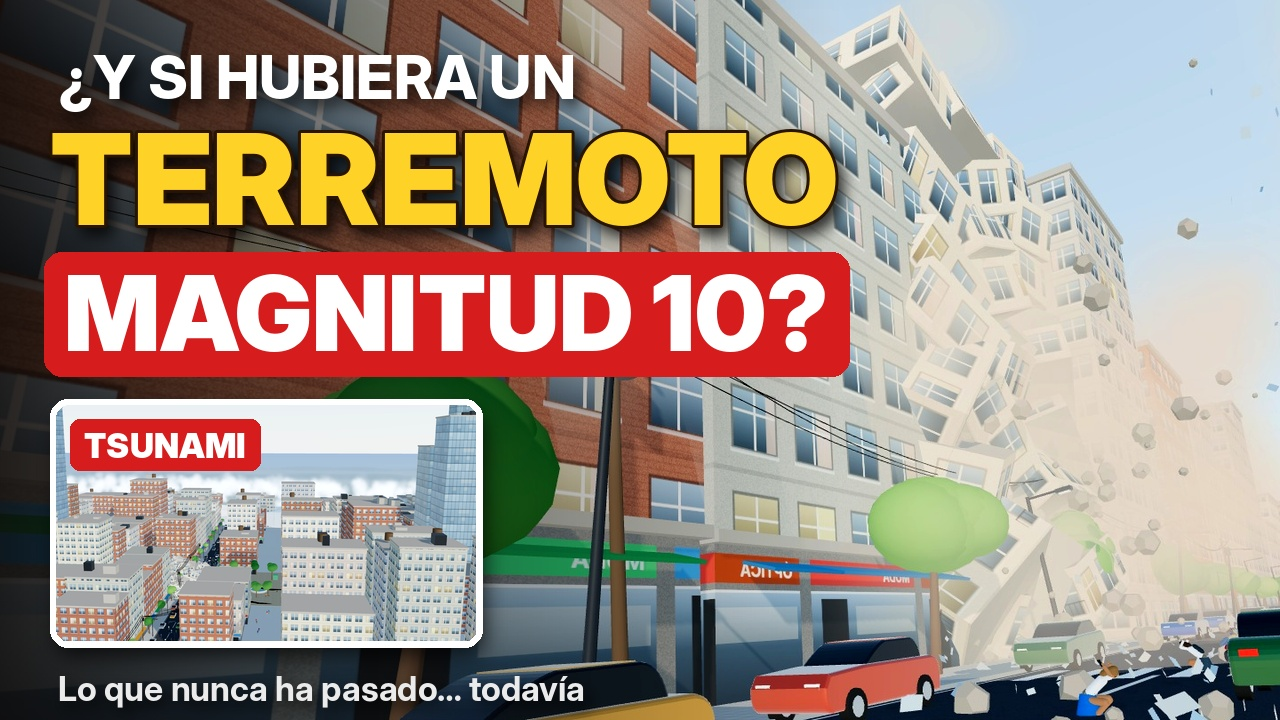
#> input picture earthquake-video/youtube/portada_youtube.jpg, 1280 x 720 px, given in place of f01695.jpg, which was not available; the run also reads 1 picture not shown here
$ python make_thumbnail.py . ../../canal-gta6/foto-perfil-v2.jpg
#> lines starting #> are read from the running program, lines starting #| are printed output that depends on the picture
# Builds the 1280x720 YouTube thumbnail from clean renders (MODE=h Q=clean node snap.js <dir> 1695 3230)
import sys
from PIL import Image, ImageDraw, ImageFont, ImageFilter, ImageEnhance
src, out = sys.argv[1], sys.argv[2]
F = '/usr/share/fonts/opentype/inter/'
W, H = 1280, 720
bg = Image.open(f'{src}/f01695.jpg').convert('RGB')
#> bg is the input picture: PIL image 1280x720 RGB; mean R, G, B 160, 143.9, 131.6
# crop towards the collapsing building (right side)
bg = bg.crop((0, 60, 1440, 870)).resize((W, H), Image.LANCZOS)
bg = ImageEnhance.Contrast(bg).enhance(1.15)
bg = ImageEnhance.Color(bg).enhance(1.15)
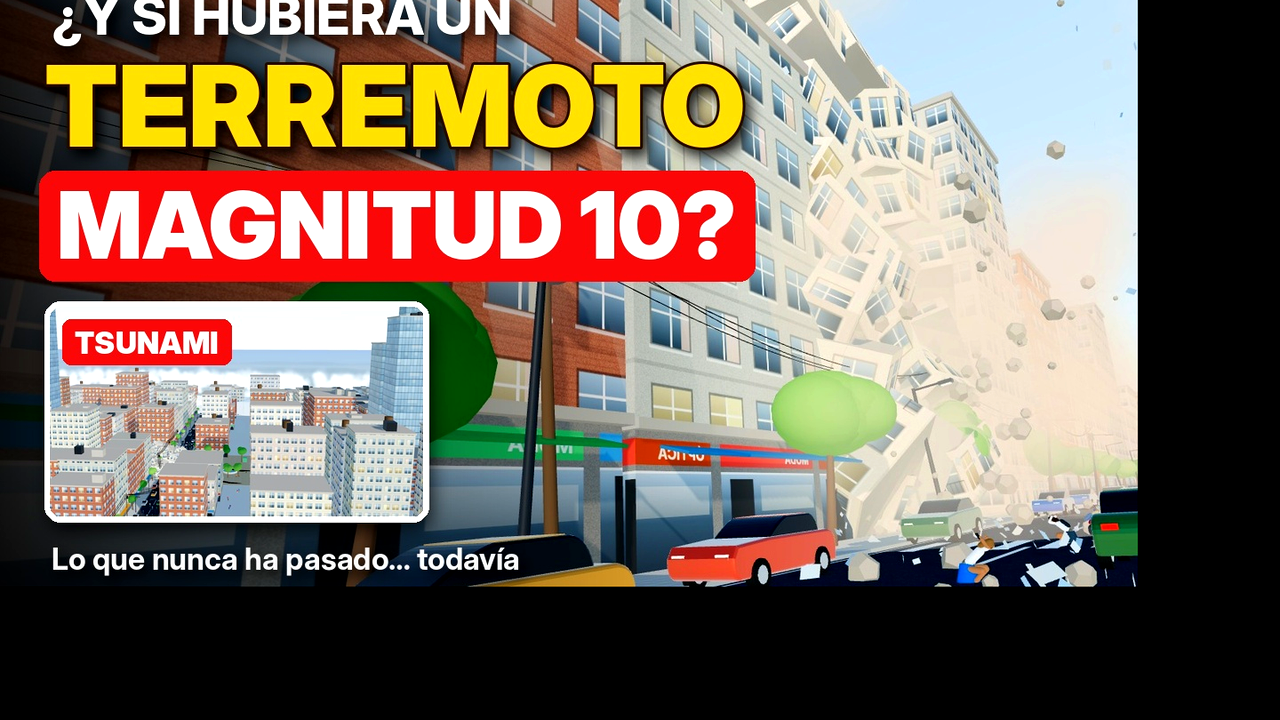
#> bg: PIL image 1280x720 RGB; mean R, G, B 122.5, 106.7, 93.8
# left dark gradient for text + warm tint
grad = Image.new('L', (W, H))
#> grad: PIL image 1280x720 L; every value is 0
gd = ImageDraw.Draw(grad)
for x in range(W):
    a = max(0, 1 - x / (W * 0.66)) ** 1.1
    gd.line([(x, 0), (x, H)], fill=int(225 * a))
dark = Image.new('RGB', (W, H), (12, 8, 6))
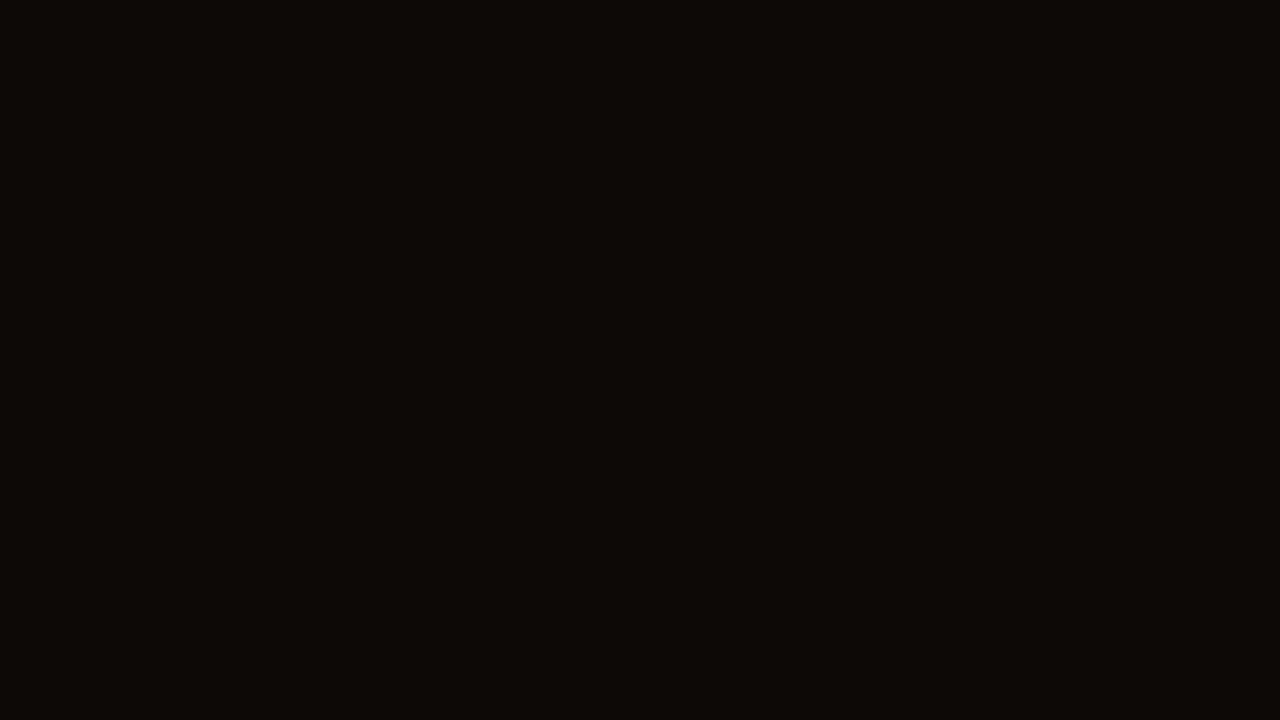
#> dark: PIL image 1280x720 RGB; mean R, G, B 12, 8, 6
img = Image.composite(dark, bg, grad)
d = ImageDraw.Draw(img)

def text(xy, s, size, fill, font='InterDisplay-Black.otf', stroke=0, sfill=(0, 0, 0), shadow=True):
#> called with xy = (58, 40), s = '¿Y SI HUBIERA UN', size = 60, fill = (255, 255, 255), font = 'InterDisplay-ExtraBold.otf', stroke = 0, sfill = (0, 0, 0), shadow = True
    f = ImageFont.truetype(F + font, size)
    if shadow:
        sh = Image.new('RGBA', (W, H)); sd = ImageDraw.Draw(sh)
#> after `sh = Image.new('RGBA', (W, H))`: sh: PIL image 1280x720 RGBA; every value is 0
        sd.text((xy[0] + 6, xy[1] + 8), s, font=f, fill=(0, 0, 0, 200), stroke_width=stroke, stroke_fill=(0, 0, 0, 200))
        img.paste(sh.filter(ImageFilter.GaussianBlur(7)), (0, 0), sh.filter(ImageFilter.GaussianBlur(7)))
    d.text(xy, s, font=f, fill=fill, stroke_width=stroke, stroke_fill=sfill)
    return d.textbbox(xy, s, font=f, stroke_width=stroke)

text((58, 40), '¿Y SI HUBIERA UN', 60, (255, 255, 255), 'InterDisplay-ExtraBold.otf')
b = text((50, 102), 'TERREMOTO', 126, (255, 210, 40), stroke=3, sfill=(40, 20, 0))
#> b = (47, 129, 841, 229)
# big "MAGNITUD 10" with red badge
f = ImageFont.truetype(F + 'InterDisplay-Black.otf', 104)
s = 'MAGNITUD 10?'
bb = d.textbbox((0, 0), s, font=f)
#> bb = (0, 24, 765, 102)
bx, by = 50, 250
d.rounded_rectangle((bx - 6, by + bb[1] - 22, bx + bb[2] + 34, by + bb[3] + 24), 18, fill=(214, 28, 28))
text((bx + 14, by), s, 104, (255, 255, 255), shadow=False)
text((60, 470), '?', 0, (0, 0, 0), shadow=False) if False else None
text((58, 668), 'Lo que nunca ha pasado… todavía', 34, (235, 235, 235), 'InterDisplay-Bold.otf')
#> call 4 of text, with xy = (58, 668), s = 'Lo que nunca ha pasado… todavía', size = 34, fill = (235, 235, 235), font = 'InterDisplay-Bold.otf', stroke = 0, sfill = (0, 0, 0), shadow = True
#> in text (call 4), `img.paste(sh.filter(ImageFilter.GaussianBlur(7)), (0, 0), sh.filter(Im..`:
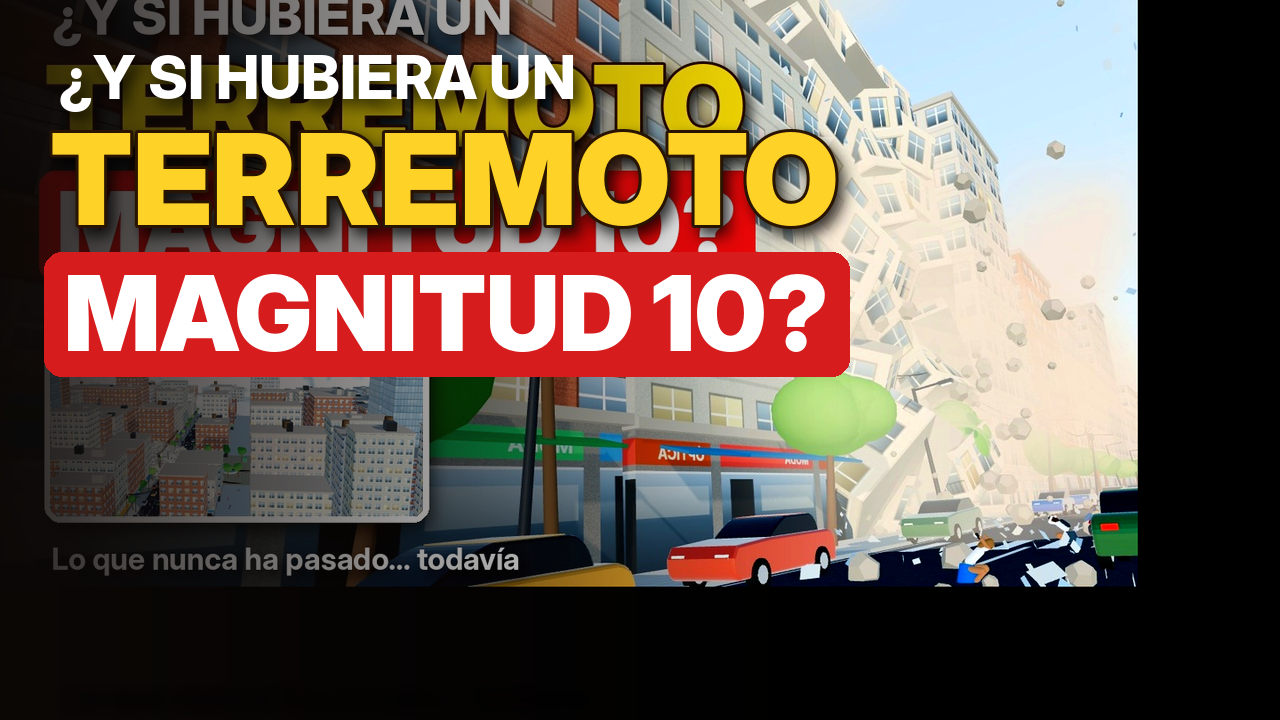
#> img: PIL image 1280x720 RGB; mean R, G, B 110.6, 92.6, 77.8
#> in text (call 4), `img.paste(sh.filter(ImageFilter.GaussianBlur(7)), (0, 0), sh.filter(Im..`:
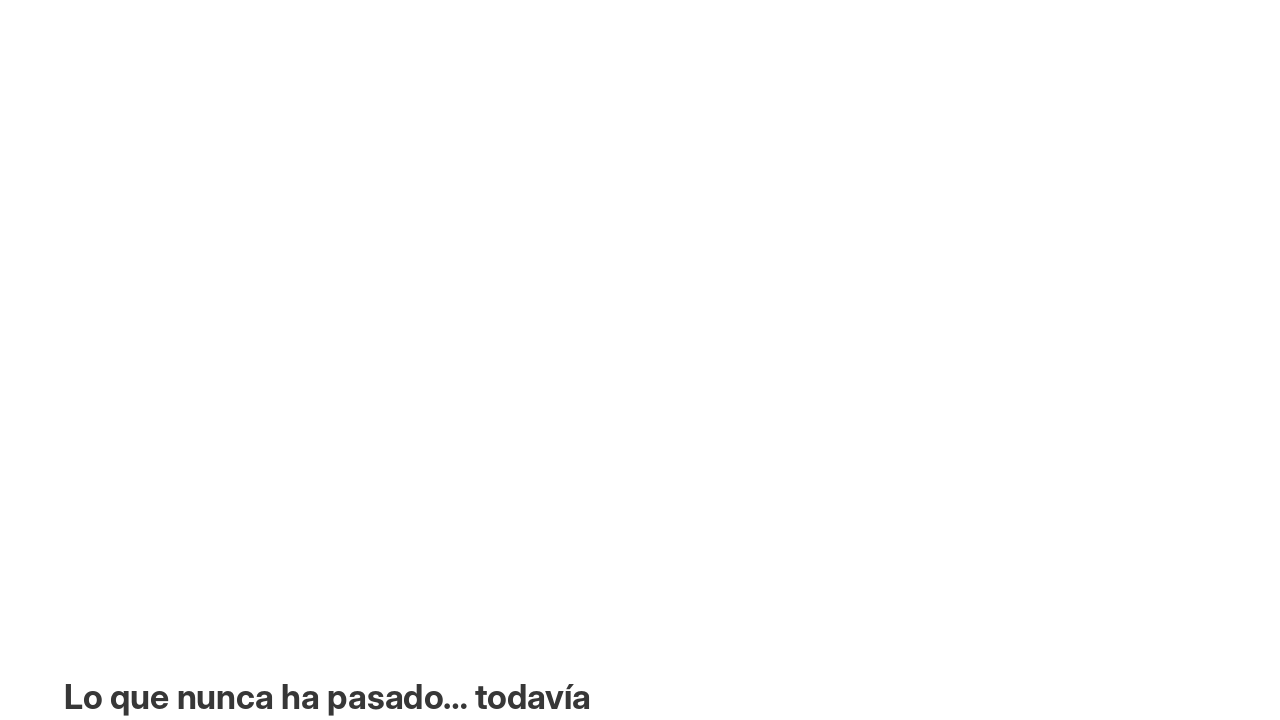
#> sh: PIL image 1280x720 RGBA; mean R, G, B, A 0, 0, 0, 1.1; transparent parts drawn white

# tsunami inset bottom-right
#> (the run stopped early here; a loop or call above may not have finished)
